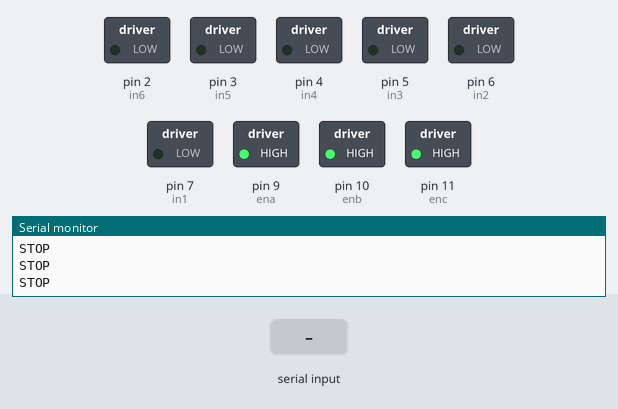
Bench run of a sketch on a simulated Arduino Uno, built with avr-gcc and run on an emulated ATmega328P. Parts: switched loads named in the sketch (green lamp = pin HIGH), the last lines printed to the serial monitor. Inputs (shaded band) come from the test bench.

Above: at 1.2 s.
1.3 s: "w" received over Serial
At 2.0 s:
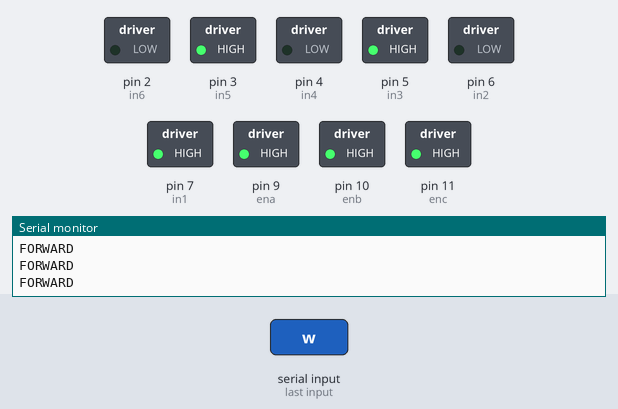
2.8 s: "s" received over Serial
At 3.1 s:
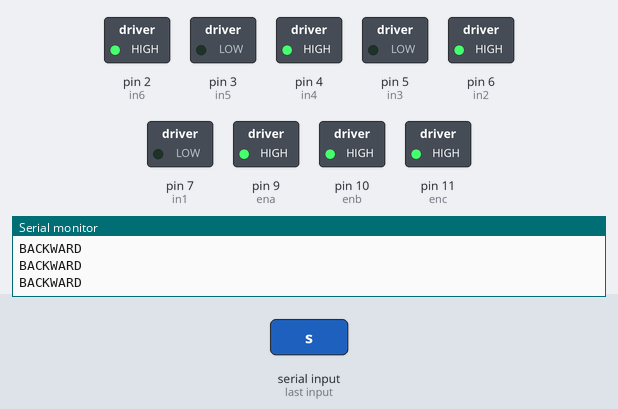
4.3 s: "a" received over Serial
At 5.5 s:
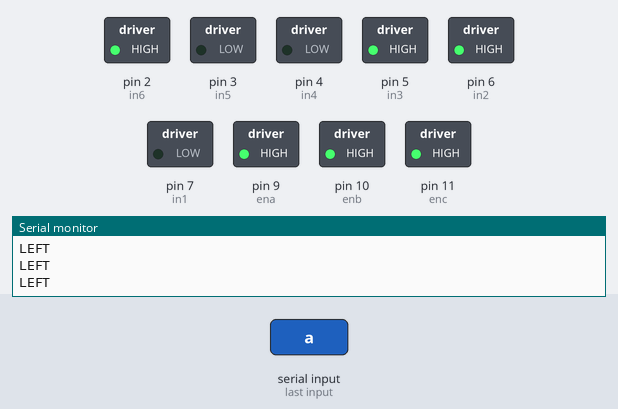
5.8 s: "d" received over Serial
At 6.4 s:
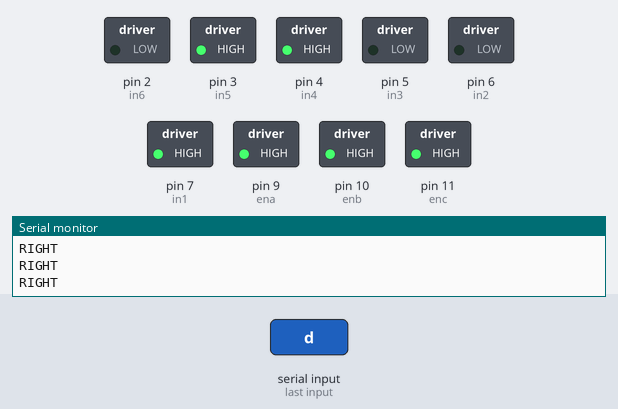
7.3 s: "1" received over Serial
At 8.7 s:
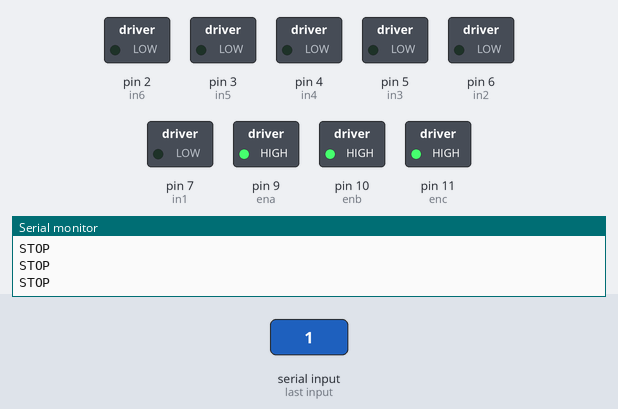
Timing chart, 0 to 9.8 s (numbered marks = the images above; inputs shaded):
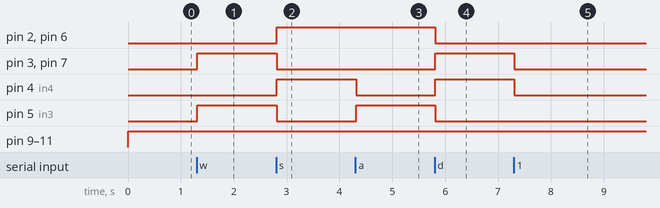

Measured:
- after the input at 1.3 s, pin 3 (in5), pin 5 (in3), pin 7 (in1): LOW → HIGH at once
- after the input at 2.8 s, pin 2 (in6), pin 4 (in4), pin 6 (in2): LOW → HIGH at once; pin 3 (in5), pin 5 (in3), pin 7 (in1): HIGH → LOW at once
- after the input at 4.3 s, pin 4 (in4): HIGH → LOW at once; pin 5 (in3): LOW → HIGH at once
- after the input at 5.8 s, pin 2 (in6), pin 5 (in3), pin 6 (in2): HIGH → LOW at once; pin 3 (in5), pin 4 (in4), pin 7 (in1): LOW → HIGH at once
- after the input at 7.3 s, pin 3 (in5), pin 4 (in4), pin 7 (in1): HIGH → LOW at once

The sketch:

TKP_10.ino
```cpp
int ena =9;
int in1 = 7;
int in2 = 6;

int enb = 10;
int in3= 5;
int in4= 4;

int enc = 11;
int in5 = 3;
int in6 = 2;

char ch;
void setup(){
  pinMode(ena,OUTPUT);
  pinMode(in1,OUTPUT);
  pinMode(in2,OUTPUT);
  pinMode(enb,OUTPUT);
  pinMode(in3,OUTPUT);
  pinMode(in4,OUTPUT);
  pinMode(enc,OUTPUT);
  pinMode(in5,OUTPUT);
  pinMode(in6,OUTPUT);
  Serial.begin(9600);

}
void loop(){

  if(Serial.available()>0){
  	 ch=Serial.read();
  }
  digitalWrite(ena,HIGH);
  digitalWrite(enb,HIGH);
  digitalWrite(enc,HIGH);
  switch (ch) {
      case 'w':
        moveForward();
        break;
      case 's':
        moveBackward();
        break;
      case 'a':
        moveLeft();
        break;
      case 'd':
        moveRight();
        break;
      default:
        stopMotors();
        break;
    }


}
void moveForward() {
  Serial.println("FORWARD");
  digitalWrite(in1, HIGH);
  digitalWrite(in2, LOW);
  digitalWrite(in3, HIGH);
  digitalWrite(in4, LOW);
  digitalWrite(in5, HIGH);
  digitalWrite(in6, LOW);
}

void moveBackward() {

  Serial.println("BACKWARD");
  digitalWrite(in1, LOW);
  digitalWrite(in2, HIGH);
  digitalWrite(in3, LOW);
  digitalWrite(in4, HIGH);
  digitalWrite(in5, LOW);
  digitalWrite(in6, HIGH);
}

void moveLeft() {

  Serial.println("LEFT");
  digitalWrite(in1, LOW);
  digitalWrite(in2, HIGH);
  digitalWrite(in3, HIGH);
  digitalWrite(in4, LOW);
  digitalWrite(in5, LOW);
  digitalWrite(in6, HIGH);
}

void moveRight() {

  Serial.println("RIGHT");
  digitalWrite(in1, HIGH);
  digitalWrite(in2, LOW);
  digitalWrite(in3, LOW);
  digitalWrite(in4, HIGH);
  digitalWrite(in5, HIGH);
  digitalWrite(in6, LOW);
}
void stopMotors() {

  Serial.println("STOP");
  digitalWrite(in1, LOW);
  digitalWrite(in2, LOW);
  digitalWrite(in3, LOW);
  digitalWrite(in4, LOW);
  digitalWrite(in5, LOW);
  digitalWrite(in6, LOW);
}
```
